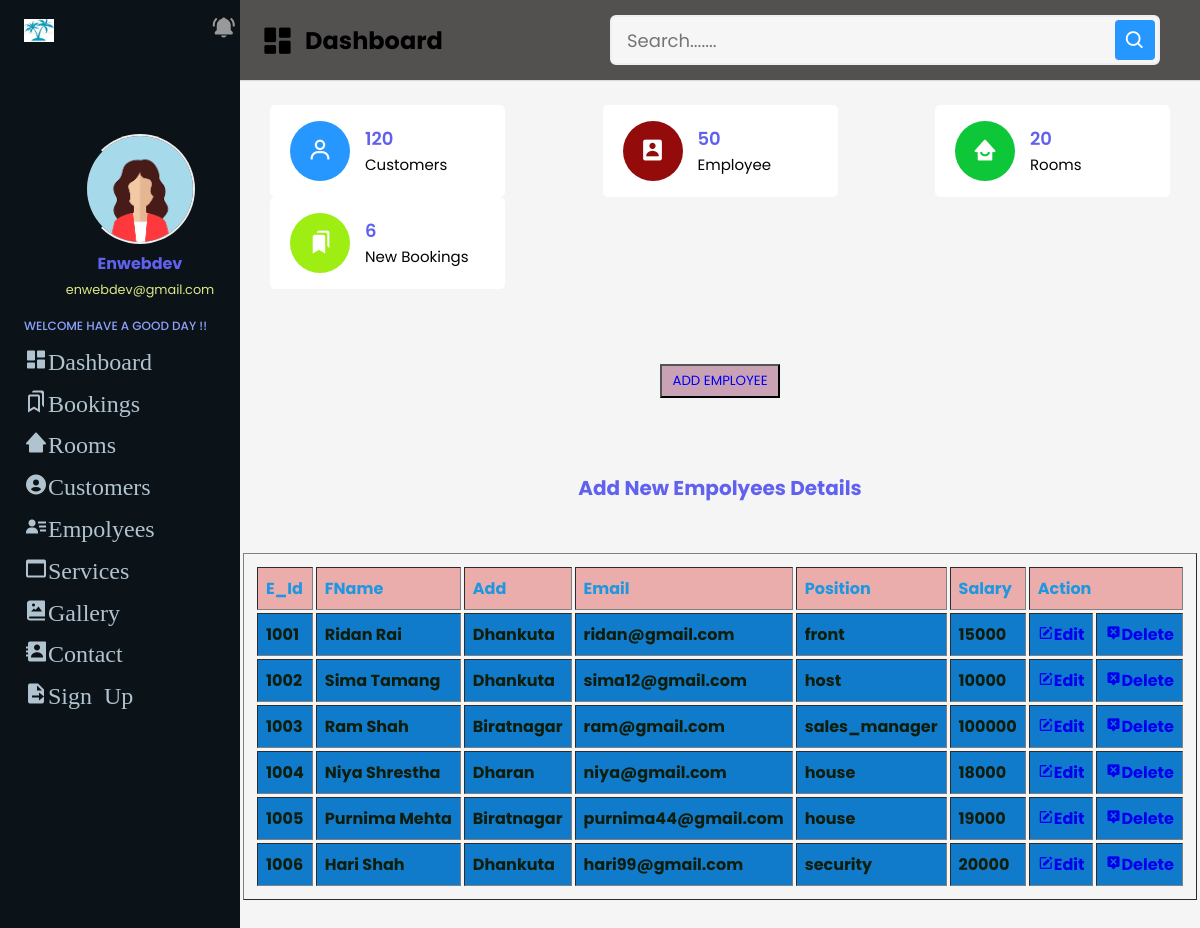
Page /admin/eview.php (signed in) on the committed database.
### tables this page shows
CREATE TABLE `staffs` (
  `e_Id` int(11) NOT NULL,
  `full_name` varchar(50) NOT NULL,
  `address` varchar(50) NOT NULL,
  `email` varchar(50) NOT NULL,
  `position` varchar(100) NOT NULL,
  `salary` decimal(10,0) NOT NULL
);

### admin/eview.php (the view, shortened to what this page needs)
<?php
  require('inc/db_config.php');
?>
<!DOCTYPE html>
 <html lang="en">
   <head>
    <?php
    require('inc/links.php')
    ?>
  </head>
  <body>
  <?php require('inc/header.php');?>
   <br><br><br>
    <center>
    <button type="button" class="btn btn-dark shadow-none text-center"><a href="employee.php">ADD EMPLOYEE</a></button>
    </center>
    <div >
      <center>
        <br>
        <br>
        <br>
        <h3><u>Add New Empolyees Details</u></h3><br><br>
        <table border="1px" cellpadding="10px" cellspacing="3">
          <tr>
            <th>E_Id</th>
            <th>FName</th>
            <th>Add</th>
            <th>Email</th>
           <th>Position</th>
           <th>Salary</th>
            <th colspan="2">Action</th>
         </tr>
         <?php
         $sql ="SELECT * FROM  staffs";
         $res= mysqli_query($con,$sql);
         $result = mysqli_num_rows($res);
         if($result){
          while($row = mysqli_fetch_array($res)){
            ?>
           <tr>
             <td><?php echo $row['e_Id'];?></td>
             <td><?php echo $row['full_name'];?></td>
             <td><?php echo $row['address'];?></td>
             <td><?php echo $row['email'];?></td>
             <td><?php echo $row['position'];?></td>
             <td><?php echo $row['salary'];?></td>
             <td><a href="eupdate.php?e_Id=<?php echo $row['e_Id'];?>"><i class='bx bxs-edit'></i>Edit</a></td>
             <td><a onclick="return confirm('Are you sure, you want to delete?')" href="edelete.php?e_Id=<?php echo $row['e_Id'];?>"><i class='bx bxs-message-alt-x'></i>Delete</a></td>
            </tr>
           <?php
          }
          }
          ?>
       </table>
        <br><br>
      </center>
    </div>
  </body>
</html>

### admin/inc/links.php (shortened to what this page needs)
<link rel="stylesheet" href="style.css">
<link href='https://unpkg.com/boxicons@2.1.2/css/boxicons.min.css' rel='stylesheet'>

### admin/inc/header.php (shortened to what this page needs)
<div class="sidebar">
  <div class="sidebar-brand">
    <div class="brand-flex">
      <img src="inc/logo.jpg" width="30px" alt="">
      <div class="brand-icons">
        <span class="bx bxs-bell-ring"></span>
      </div>
    </div>
  </div>
  <div class="sidebar-main">
    <div class="sidebar-user">
      <img src="inc/user.jpg" alt="">
      <div>
        <h3>Enwebdev</h3>
        <span>enwebdev@gmail.com</span>
      </div>
    </div>
    <div class="sidebar-menu">
      <div class="menu-head">
        <span>Welcome Have a Good Day !!</span>
      </div>
        <ul>
          <li><a href="dashboard.php"><span class="bx bxs-dashboard">Dashboard</span> </a></li>
          <li><a href="bookingdetails.php"> <span class="bx bx-bookmarks">Bookings</span></a></li>
          <li><a href="rview.php"><span class="bx bxs-home-alt-2">Rooms</span></a></li>
          <li><a href="cview.php"><span class="bx bxs-user-circle">Customers</span></a></li>
          <li><a href="eview.php"><span class="bx bxs-user-detail">Empolyees</span></a></li>
          <li><a href="sview.php"><span class="bx bx-window">Services</span></a></li>
          <li><a href="gview.php"><span class="bx bxs-photo-album">Gallery</span></a></li>
          <li><a href="contact.php"><span class="bx bxs-contact">Contact</span></a></li>
          <li><a href="logout.php"><span class="bx bxs-file-export">Sign Up</a></li>
        </ul>
        </div>
      </div>
    </div>
<section class="section1">
            <nav>
              <div class="sidebar-button">
                <i class='bx bxs-dashboard' ></i>
                <span class="dashboard"><b>Dashboard</b></span>
              </div>
              <div class="search-box">
                <input type="text" placeholder="Search.......">
                <i class='bx bx-search'></i>
              </div>
            </nav>
            <br><br><br>
           <section class="home">
            <div class="values">
                <div class="val-box">
                    <i class='bx bx-user'></i>
                    <div>
                        <h3>120</h3>
                        <span>Customers</span>
                    </div>
                </div>
                    <div class="val-box">
                        <i class='bx bxs-user-rectangle'></i>
                        <div>
                            <h3>50</h3>
                            <span>Employee</span>
                        </div>
                    </div>
                        <div class="val-box">
                          <i class='bx bxs-home-smile'></i>
                            <div>
                                <h3>20</h3>
                                <span>Rooms</span>
                            </div>
                        </div>
                            <div class="val-box">
                               <i class='bx bxs-bookmarks' ></i>
                                <div>
                                    <h3>6</h3>
                                    <span>New Bookings</span>
                                </div>
                            </div>
            </div>
            </section>

### admin/style.css (style rules this page uses)
:root { --main:orange; --bg:#0B1218; --bg-body:#131D28; }
* { margin: 0; padding: 0; text-decoration: none; list-style-type: none; box-sizing: border-box; font-family: 'Poppins' ,sans-serif; }
.sidebar { width: 280px; position: fixed; left: 0; top: 0; height: 100%; padding: 1rem 1.5rem; background: var(--bg); color: #999; }
.sidebar-brand { height: 70px; }
.brand-flex { display: flex; justify-content: space-between; align-items: center; }
.brand-icons span { font-size: 1.5rem; margin-left: .5rem; }
.sidebar-user { margin: 1rem 0rem 1rem 0rem; text-align: center; }
.sidebar-user img { width: 110px; height: 110px; margin-top: .0rem; border-radius: 50%; border-left: 2px solid transparent; border-right: 2px solid #efefef; border-bottom: 2px solid #efefef; border-top: 2px solid #efefef; }
.sidebar-user h3 { font-size: 1rem; }
.sidebar-user span { font-size: .8rem; color: #dae988; }
.sidebar-main { margin-top: 3rem; }
.menu-head { text-transform: uppercase; color: #8da2fb; font-size: .75rem; font-weight: 500; margin-bottom: .8rem; }
.sidebar-menu ul { margin-bottom: 5rem; }
.sidebar-menu li { margin-bottom: .8rem; }
.sidebar-menu li a { color: #b0c3cf; font-size: .9rem; }
.sidebar-menu li a span { font-size: 1.5rem; }
h3 { font-size: 20px; color: rgb(97, 97, 239); }
.btn { background:rgb(202, 162, 181); color: rgb(107, 83, 83); padding: 5px 10px; text-align: center; }
table { padding: 10px; }
th { text-align: left; padding: 8px; color: rgb(30, 151, 225); background: rgb(235, 172, 172); }
td { text-align: left; padding: 8px; color: rgb(14, 30, 14); background: rgb(17, 123, 203); font-weight: bold; }
.section1 { position: relative; background: #f5f5f5; min-height: 100vh; width: calc(100% - 240px); left: 240px; transition: all 0.5s ease; }
.section1 nav { display: flex; justify-content: space-between; height: 80px; background: rgb(83, 80, 80); display: flex; align-items: center; position: fixed; width: calc(100% - 240px); left: 240px; z-index: 100; padding: 0 20px; box-shadow: 0 1px 1px rgba(0, 0, 0, 0.1); transition: all 0.5s ease; }
.section1 nav .sidebar-button { display: flex; align-items: center; font-size: 24px; font-weight: 500; }
nav .sidebar-button i { font-size: 35px; margin-right: 10px; }
.section1 nav .search-box { position: relative; height: 50px; max-width: 550px; width: 100%; margin: 0 20px; }
nav .search-box input { height: 100%; width: 100%; outline: none; background: #f6f6f7; border: 2px solid #EFEEF1; border-radius: 6px; font-size: 18px; padding: 0 15px; }
nav .search-box .bx-search { position: absolute; height: 40px; width: 40px; background: #2697FF; right: 5px; top: 50%; transform: translateY(-50%); border-radius: 4px; line-height: 40px; text-align: center; color: #fff; font-size: 22px; transition: all 0.4 ease; }
.values { padding: 30px 30px 0 30px; display: flex; justify-content: space-between; align-items: center; flex-wrap: wrap; }
.values .val-box { background: #fff; width: 235px; padding: 16px 20px; border-radius: 5px; display: flex; justify-content: flex-start; align-items: center; }
.values .val-box i { font-size: 25px; width: 60px; height: 60px; line-height: 60px; border-radius: 50%; text-align: center; color: #fff; margin-right: 15px; }
.values .val-box:nth-child(1) i { background: #2697FF; }
.values .val-box:nth-child(2) i { background: #930b0b; }
.values .val-box:nth-child(3) i { background: #0dc739; }
.values .val-box:nth-child(4) i { background: #9eee14; }
.values .val-box h3 { font-size: 18px; font-weight: 600; }
.values .val-box span { font-size: 15px; color: #000306; }

### rows in the picture
staffs: e_Id "1001", full_name "Ridan Rai", address "Dhankuta", email "ridan@gmail.com", position "front", salary "15000"
staffs: e_Id "1002", full_name "Sima Tamang", address "Dhankuta", email "sima12@gmail.com", position "host", salary "10000"
staffs: e_Id "1003", full_name "Ram Shah", address "Biratnagar", email "ram@gmail.com", position "sales_manager", salary "100000"
staffs: e_Id "1004", full_name "Niya Shrestha", address "Dharan", email "niya@gmail.com", position "house", salary "18000"
staffs: e_Id "1005", full_name "Purnima Mehta", address "Biratnagar", email "purnima44@gmail.com", position "house", salary "19000"
staffs: e_Id "1006", full_name "Hari Shah", address "Dhankuta", email "hari99@gmail.com", position "security", salary "20000"
